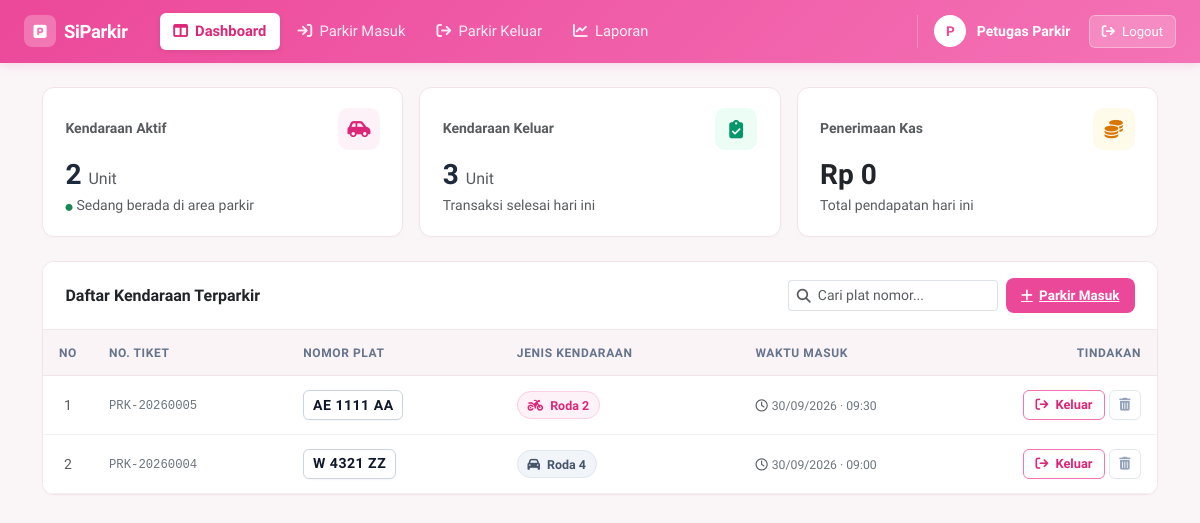
Before: / (signed in) with the older database file.
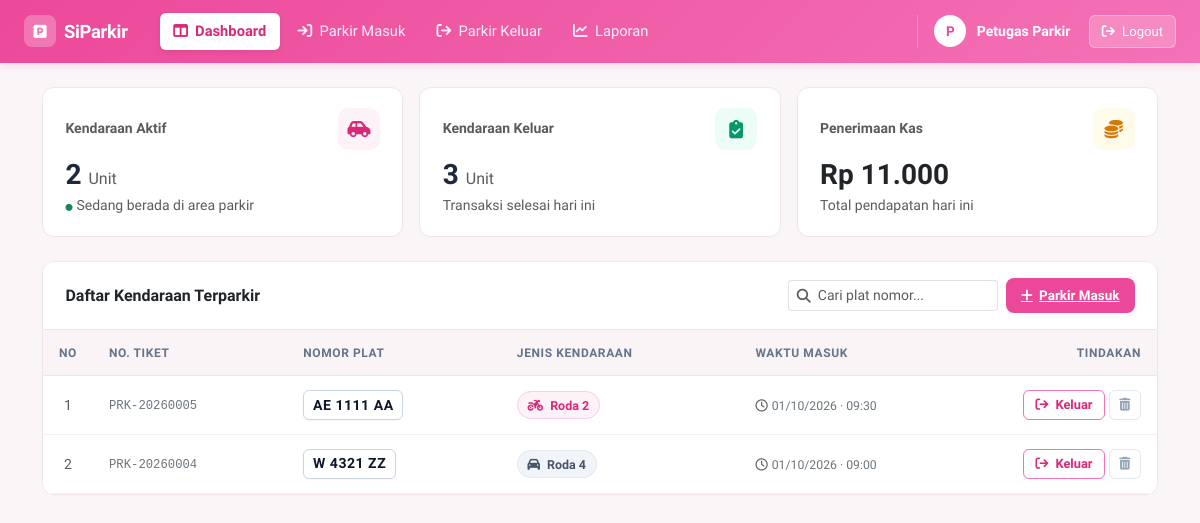
After: the same page with the newer database file.
### tables this page shows
CREATE TABLE `parkir` (
    `id`              INT(11)                  NOT NULL AUTO_INCREMENT,
    `nomor_id`        VARCHAR(20)              NOT NULL COMMENT 'Kode unik transaksi parkir',
    `nomor_plat`      VARCHAR(15)              NOT NULL COMMENT 'Nomor plat kendaraan (Contoh: L 1234 AB)',
    `jenis_kendaraan` ENUM('roda2','roda4')    NOT NULL COMMENT 'Tipe kendaraan: roda 2 atau roda 4',
    `waktu_masuk`     DATETIME                 NOT NULL COMMENT 'Jam dan tanggal kendaraan masuk',
    `waktu_keluar`    DATETIME                 NULL DEFAULT NULL COMMENT 'Jam dan tanggal kendaraan keluar',
    `durasi_jam`      INT(11)                  NULL DEFAULT NULL COMMENT 'Durasi parkir dalam jam (dibulatkan ke atas)',
    `status`          ENUM('parkir','selesai') NOT NULL DEFAULT 'parkir' COMMENT 'Status kendaraan',
    `total_bayar`     DECIMAL(12,2)            NOT NULL DEFAULT 0.00 COMMENT 'Total biaya parkir yang harus dibayar',
    `created_at`      TIMESTAMP                NOT NULL DEFAULT CURRENT_TIMESTAMP,
    `updated_at`      TIMESTAMP                NOT NULL DEFAULT CURRENT_TIMESTAMP ON UPDATE CURRENT_TIMESTAMP,
    PRIMARY KEY (`id`),
    UNIQUE KEY `uq_nomor_id` (`nomor_id`),
    INDEX `idx_nomor_plat` (`nomor_plat`),
    INDEX `idx_status` (`status`)
);

### controllers/ParkirController.php (called while the page is built, shortened)
<?php
require_once __DIR__ . '/../config/database.php';
require_once __DIR__ . '/../models/ParkirModel.php';
class ParkirController {
    private ParkirModel $model;
    public function __construct() {
        $this->model = new ParkirModel();
    }
    public function dashboard(): void {
        $kendaraanAktif  = $this->model->getSemuaMasuk();
        require_once __DIR__ . '/../views/dashboard.php';
    }
}

### config/database.php (called while the page is built, shortened)
<?php
class Database {
    private static ?Database $instance = null;
    private PDO $pdo;
    private function __construct() {
        $dsn = "mysql:host=" . DB_HOST . ";port=" . DB_PORT . ";dbname=" . DB_NAME . ";charset=utf8mb4";
        $options = [
            PDO::ATTR_ERRMODE            => PDO::ERRMODE_EXCEPTION,
            PDO::ATTR_DEFAULT_FETCH_MODE => PDO::FETCH_ASSOC,
            PDO::ATTR_EMULATE_PREPARES   => false,
        ];
        try {
            $this->pdo = new PDO($dsn, DB_USER, DB_PASS, $options);
        } catch (PDOException $e) {
            die('<div style="font-family:sans-serif;color:#c0392b;padding:20px;background:#fde8e8;border:1px solid #f8b4b4;border-radius:6px;margin:20px;">
                <strong>Koneksi Database Gagal:</strong><br>' . htmlspecialchars($e->getMessage()) .
                '<br><br><small>Pastikan MySQL XAMPP sudah berjalan dan database <strong>sasparkir</strong> sudah dibuat di phpMyAdmin.</small>
            </div>');
        }
    }
    public static function getInstance(): Database {
        if (self::$instance === null) {
            self::$instance = new self();
        }
        return self::$instance;
    }
    public function getPdo(): PDO {
        return $this->pdo;
    }
}

### models/ParkirModel.php (called while the page is built, shortened)
<?php
require_once __DIR__ . '/../config/database.php';
class ParkirModel {
    private PDO $pdo;
    public function __construct() {
        $this->pdo = Database::getInstance()->getPdo();
    }
    public function getSemuaMasuk(): array {
        $stmt = $this->pdo->query(
            "SELECT * FROM parkir WHERE status = 'parkir' ORDER BY waktu_masuk DESC"
        );
        return $stmt->fetchAll();
    }
}

### views/dashboard.php (the view, shortened to what the rows shown need)
<!DOCTYPE html>
<html lang="id">
<head>
    <link href="https://cdn.jsdelivr.net/npm/bootstrap@5.3.0/dist/css/bootstrap.min.css" rel="stylesheet">
    <link rel="stylesheet" href="https://cdnjs.cloudflare.com/ajax/libs/font-awesome/6.4.0/css/all.min.css">
</head>
<body>
    <?php require_once __DIR__ . '/layout/navbar.php'; ?>
    <div class="container py-4">
        <div class="main-table-card">
            <div class="table-responsive">
                <table class="table custom-table mb-0 align-middle" id="tabelAktif">
                    <thead>
                        <tr>
                            <th class="text-center" style="width: 50px;">No</th>
                            <th>No. Tiket</th>
                            <th>Nomor Plat</th>
                            <th>Jenis Kendaraan</th>
                            <th>Waktu Masuk</th>
                            <th class="text-end" style="width: 170px;">Tindakan</th>
                        </tr>
                    </thead>
                    <tbody>
                        <?php if (empty($kendaraanAktif)): ?>
                            <tr>
                                <td colspan="6" class="text-center py-5 text-muted">
                                    <i class="fa-solid fa-square-parking fa-2x mb-2 text-secondary opacity-25 d-block"></i>
                                    Tidak ada kendaraan yang sedang parkir saat ini.
                                </td>
                            </tr>
                        <?php else: ?>
                            <?php
                            $no = 1;
                            foreach ($kendaraanAktif as $row):
                                $idParkir = $row['id'] ?? $row['id_parkir'] ?? 0;
                                $isRoda2  = in_array(strtolower(str_replace(' ', '', $row['jenis_kendaraan'])), ['roda2', 'motor']);
                            ?>
                            <tr>
                                <td class="text-center text-muted small"><?= $no++ ?></td>
                                <td>
                                    <span class="text-secondary font-monospace small">
                                        <?= htmlspecialchars($row['nomor_id'] ?? '-') ?>
                                    </span>
                                </td>
                                <td>
                                    <span class="plate-box">
                                        <?= htmlspecialchars($row['nomor_plat']) ?>
                                    </span>
                                </td>
                                <td>
                                    <?php if ($isRoda2): ?>
                                        <span class="badge-r2">
                                            <i class="fa-solid fa-motorcycle me-1"></i> Roda 2
                                        </span>
                                    <?php else: ?>
                                        <span class="badge-r4">
                                            <i class="fa-solid fa-car me-1"></i> Roda 4
                                        </span>
                                    <?php endif; ?>
                                </td>
                                <td>
                                    <span class="text-secondary small">
                                        <i class="fa-regular fa-clock me-1 text-muted"></i><?= date('d/m/Y · H:i', strtotime($row['waktu_masuk'])) ?>
                                    </span>
                                </td>
                                <td class="text-end">
                                    <div class="d-inline-flex align-items-center gap-1">
                                        <a href="index.php?page=parkir_keluar&cari_plat=<?= urlencode($row['nomor_plat']) ?>"
                                           class="btn-keluar-pink" title="Proses kendaraan keluar">
                                            <i class="fa-solid fa-arrow-right-from-bracket me-1"></i> Keluar
                                        </a>
                                        <button type="button"
                                                onclick="konfirmasiHapus(<?= (int)$idParkir ?>, '<?= htmlspecialchars($row['nomor_plat']) ?>')"
                                                class="btn-action-del" title="Hapus catatan">
                                            <i class="fa-solid fa-trash-can"></i>
                                        </button>
                                    </div>
                                </td>
                            </tr>
                            <?php endforeach; ?>
                        <?php endif; ?>
                    </tbody>
                </table>
            </div>
        </div>
    </div>
</body>
</html>

Changed rows visible on the page:
changed parkir "AE 1111 AA": waktu_masuk "30/09/2026 · 09:30" → "01/10/2026 · 09:30"
changed parkir "W 4321 ZZ": waktu_masuk "30/09/2026 · 09:00" → "01/10/2026 · 09:00"
Other visible differences:
$statsPendapatan: "0" → "11.000"
